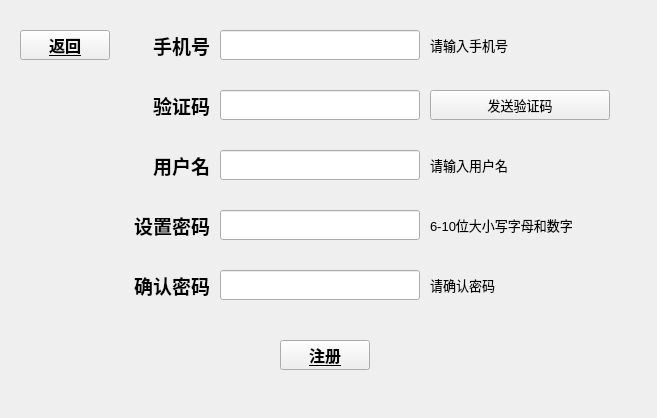
<?xml version="1.0" encoding="UTF-8"?>
<ui version="4.0">
 <class>registerForm</class>
 <widget class="QWidget" name="registerForm">
  <property name="geometry">
   <rect>
    <x>0</x>
    <y>0</y>
    <width>657</width>
    <height>418</height>
   </rect>
  </property>
  <property name="minimumSize">
   <size>
    <width>657</width>
    <height>418</height>
   </size>
  </property>
  <property name="maximumSize">
   <size>
    <width>657</width>
    <height>418</height>
   </size>
  </property>
  <property name="font">
   <font>
    <kerning>false</kerning>
   </font>
  </property>
  <property name="acceptDrops">
   <bool>true</bool>
  </property>
  <property name="windowTitle">
   <string>注册</string>
  </property>
  <property name="autoFillBackground">
   <bool>false</bool>
  </property>
  <widget class="QPushButton" name="backButton">
   <property name="geometry">
    <rect>
     <x>20</x>
     <y>30</y>
     <width>90</width>
     <height>30</height>
    </rect>
   </property>
   <property name="font">
    <font>
     <family>黑体</family>
     <pointsize>12</pointsize>
     <weight>75</weight>
     <italic>false</italic>
     <bold>true</bold>
     <underline>true</underline>
     <kerning>false</kerning>
    </font>
   </property>
   <property name="cursor">
    <cursorShape>PointingHandCursor</cursorShape>
   </property>
   <property name="styleSheet">
    <string notr="true">border-image: url(:/button/button.png);</string>
   </property>
   <property name="text">
    <string>返回</string>
   </property>
  </widget>
  <widget class="QPushButton" name="registerButton">
   <property name="geometry">
    <rect>
     <x>280</x>
     <y>340</y>
     <width>90</width>
     <height>30</height>
    </rect>
   </property>
   <property name="font">
    <font>
     <family>黑体</family>
     <pointsize>12</pointsize>
     <weight>75</weight>
     <bold>true</bold>
     <underline>true</underline>
     <kerning>false</kerning>
    </font>
   </property>
   <property name="cursor">
    <cursorShape>PointingHandCursor</cursorShape>
   </property>
   <property name="styleSheet">
    <string notr="true">border-image: url(:/button/button.png);</string>
   </property>
   <property name="text">
    <string>注册</string>
   </property>
  </widget>
  <widget class="QLabel" name="phoneNumberLabel">
   <property name="geometry">
    <rect>
     <x>100</x>
     <y>30</y>
     <width>110</width>
     <height>30</height>
    </rect>
   </property>
   <property name="font">
    <font>
     <family>黑体</family>
     <pointsize>14</pointsize>
     <weight>75</weight>
     <bold>true</bold>
     <kerning>false</kerning>
    </font>
   </property>
   <property name="text">
    <string>手机号</string>
   </property>
   <property name="alignment">
    <set>Qt::AlignRight|Qt::AlignTrailing|Qt::AlignVCenter</set>
   </property>
  </widget>
  <widget class="QLineEdit" name="numberEdit">
   <property name="geometry">
    <rect>
     <x>220</x>
     <y>30</y>
     <width>200</width>
     <height>30</height>
    </rect>
   </property>
   <property name="sizePolicy">
    <sizepolicy hsizetype="Expanding" vsizetype="Fixed">
     <horstretch>0</horstretch>
     <verstretch>0</verstretch>
    </sizepolicy>
   </property>
   <property name="minimumSize">
    <size>
     <width>200</width>
     <height>30</height>
    </size>
   </property>
   <property name="maximumSize">
    <size>
     <width>200</width>
     <height>30</height>
    </size>
   </property>
   <property name="font">
    <font>
     <pointsize>14</pointsize>
     <kerning>false</kerning>
    </font>
   </property>
   <property name="text">
    <string/>
   </property>
   <property name="echoMode">
    <enum>QLineEdit::Normal</enum>
   </property>
   <property name="placeholderText">
    <string/>
   </property>
   <property name="clearButtonEnabled">
    <bool>true</bool>
   </property>
  </widget>
  <widget class="QLabel" name="password_9">
   <property name="geometry">
    <rect>
     <x>430</x>
     <y>30</y>
     <width>200</width>
     <height>30</height>
    </rect>
   </property>
   <property name="font">
    <font>
     <family>Arial</family>
     <pointsize>10</pointsize>
     <italic>false</italic>
     <kerning>false</kerning>
    </font>
   </property>
   <property name="text">
    <string>请输入手机号</string>
   </property>
  </widget>
  <widget class="QLabel" name="codeLabel">
   <property name="geometry">
    <rect>
     <x>100</x>
     <y>90</y>
     <width>110</width>
     <height>30</height>
    </rect>
   </property>
   <property name="font">
    <font>
     <family>黑体</family>
     <pointsize>14</pointsize>
     <weight>75</weight>
     <bold>true</bold>
     <kerning>false</kerning>
    </font>
   </property>
   <property name="text">
    <string>验证码</string>
   </property>
   <property name="alignment">
    <set>Qt::AlignRight|Qt::AlignTrailing|Qt::AlignVCenter</set>
   </property>
  </widget>
  <widget class="QLineEdit" name="codeEdit">
   <property name="geometry">
    <rect>
     <x>220</x>
     <y>90</y>
     <width>200</width>
     <height>30</height>
    </rect>
   </property>
   <property name="sizePolicy">
    <sizepolicy hsizetype="Expanding" vsizetype="Fixed">
     <horstretch>0</horstretch>
     <verstretch>0</verstretch>
    </sizepolicy>
   </property>
   <property name="minimumSize">
    <size>
     <width>200</width>
     <height>30</height>
    </size>
   </property>
   <property name="maximumSize">
    <size>
     <width>200</width>
     <height>30</height>
    </size>
   </property>
   <property name="font">
    <font>
     <pointsize>14</pointsize>
     <kerning>false</kerning>
    </font>
   </property>
   <property name="maxLength">
    <number>4</number>
   </property>
   <property name="clearButtonEnabled">
    <bool>false</bool>
   </property>
  </widget>
  <widget class="QPushButton" name="sendCodeButton">
   <property name="enabled">
    <bool>true</bool>
   </property>
   <property name="geometry">
    <rect>
     <x>430</x>
     <y>90</y>
     <width>180</width>
     <height>30</height>
    </rect>
   </property>
   <property name="sizePolicy">
    <sizepolicy hsizetype="Expanding" vsizetype="Fixed">
     <horstretch>0</horstretch>
     <verstretch>0</verstretch>
    </sizepolicy>
   </property>
   <property name="font">
    <font>
     <family>Arial</family>
     <pointsize>10</pointsize>
     <weight>50</weight>
     <italic>false</italic>
     <bold>false</bold>
     <stylestrategy>PreferAntialias</stylestrategy>
     <kerning>false</kerning>
    </font>
   </property>
   <property name="cursor">
    <cursorShape>PointingHandCursor</cursorShape>
   </property>
   <property name="styleSheet">
    <string notr="true"/>
   </property>
   <property name="text">
    <string>发送验证码</string>
   </property>
   <property name="autoDefault">
    <bool>false</bool>
   </property>
  </widget>
  <widget class="QLabel" name="usernameLabel">
   <property name="geometry">
    <rect>
     <x>100</x>
     <y>150</y>
     <width>110</width>
     <height>30</height>
    </rect>
   </property>
   <property name="font">
    <font>
     <family>黑体</family>
     <pointsize>14</pointsize>
     <weight>75</weight>
     <bold>true</bold>
     <kerning>false</kerning>
    </font>
   </property>
   <property name="text">
    <string>用户名</string>
   </property>
   <property name="alignment">
    <set>Qt::AlignRight|Qt::AlignTrailing|Qt::AlignVCenter</set>
   </property>
  </widget>
  <widget class="QLabel" name="passwordLabel">
   <property name="geometry">
    <rect>
     <x>100</x>
     <y>210</y>
     <width>110</width>
     <height>30</height>
    </rect>
   </property>
   <property name="font">
    <font>
     <family>黑体</family>
     <pointsize>14</pointsize>
     <weight>75</weight>
     <bold>true</bold>
     <kerning>false</kerning>
    </font>
   </property>
   <property name="text">
    <string>设置密码</string>
   </property>
   <property name="alignment">
    <set>Qt::AlignRight|Qt::AlignTrailing|Qt::AlignVCenter</set>
   </property>
  </widget>
  <widget class="QLabel" name="confirmLabel">
   <property name="geometry">
    <rect>
     <x>100</x>
     <y>270</y>
     <width>110</width>
     <height>30</height>
    </rect>
   </property>
   <property name="font">
    <font>
     <family>黑体</family>
     <pointsize>14</pointsize>
     <weight>75</weight>
     <bold>true</bold>
     <kerning>false</kerning>
    </font>
   </property>
   <property name="text">
    <string>确认密码</string>
   </property>
   <property name="alignment">
    <set>Qt::AlignRight|Qt::AlignTrailing|Qt::AlignVCenter</set>
   </property>
  </widget>
  <widget class="QLabel" name="tel_2">
   <property name="geometry">
    <rect>
     <x>430</x>
     <y>150</y>
     <width>200</width>
     <height>30</height>
    </rect>
   </property>
   <property name="font">
    <font>
     <family>Arial</family>
     <pointsize>10</pointsize>
     <italic>false</italic>
     <kerning>false</kerning>
    </font>
   </property>
   <property name="text">
    <string>请输入用户名</string>
   </property>
  </widget>
  <widget class="QLabel" name="password_3">
   <property name="geometry">
    <rect>
     <x>430</x>
     <y>210</y>
     <width>200</width>
     <height>30</height>
    </rect>
   </property>
   <property name="font">
    <font>
     <family>Arial</family>
     <pointsize>10</pointsize>
     <italic>false</italic>
     <kerning>false</kerning>
    </font>
   </property>
   <property name="text">
    <string>6-10位大小写字母和数字</string>
   </property>
  </widget>
  <widget class="QLabel" name="password_4">
   <property name="geometry">
    <rect>
     <x>430</x>
     <y>270</y>
     <width>200</width>
     <height>30</height>
    </rect>
   </property>
   <property name="font">
    <font>
     <family>Arial</family>
     <pointsize>10</pointsize>
     <italic>false</italic>
     <kerning>false</kerning>
    </font>
   </property>
   <property name="text">
    <string>请确认密码</string>
   </property>
  </widget>
  <widget class="QLineEdit" name="passwordEdit">
   <property name="geometry">
    <rect>
     <x>220</x>
     <y>210</y>
     <width>200</width>
     <height>30</height>
    </rect>
   </property>
   <property name="sizePolicy">
    <sizepolicy hsizetype="Expanding" vsizetype="Fixed">
     <horstretch>0</horstretch>
     <verstretch>0</verstretch>
    </sizepolicy>
   </property>
   <property name="minimumSize">
    <size>
     <width>200</width>
     <height>30</height>
    </size>
   </property>
   <property name="maximumSize">
    <size>
     <width>200</width>
     <height>30</height>
    </size>
   </property>
   <property name="font">
    <font>
     <pointsize>9</pointsize>
    </font>
   </property>
   <property name="echoMode">
    <enum>QLineEdit::Password</enum>
   </property>
   <property name="clearButtonEnabled">
    <bool>true</bool>
   </property>
  </widget>
  <widget class="QLineEdit" name="usernameEdit">
   <property name="geometry">
    <rect>
     <x>220</x>
     <y>150</y>
     <width>200</width>
     <height>30</height>
    </rect>
   </property>
   <property name="sizePolicy">
    <sizepolicy hsizetype="Expanding" vsizetype="Fixed">
     <horstretch>0</horstretch>
     <verstretch>0</verstretch>
    </sizepolicy>
   </property>
   <property name="minimumSize">
    <size>
     <width>200</width>
     <height>30</height>
    </size>
   </property>
   <property name="maximumSize">
    <size>
     <width>200</width>
     <height>30</height>
    </size>
   </property>
   <property name="font">
    <font>
     <pointsize>14</pointsize>
     <kerning>false</kerning>
    </font>
   </property>
   <property name="text">
    <string/>
   </property>
   <property name="echoMode">
    <enum>QLineEdit::Normal</enum>
   </property>
   <property name="placeholderText">
    <string/>
   </property>
   <property name="clearButtonEnabled">
    <bool>true</bool>
   </property>
  </widget>
  <widget class="QLineEdit" name="confirmEdit">
   <property name="geometry">
    <rect>
     <x>220</x>
     <y>270</y>
     <width>200</width>
     <height>30</height>
    </rect>
   </property>
   <property name="sizePolicy">
    <sizepolicy hsizetype="Expanding" vsizetype="Fixed">
     <horstretch>0</horstretch>
     <verstretch>0</verstretch>
    </sizepolicy>
   </property>
   <property name="minimumSize">
    <size>
     <width>200</width>
     <height>30</height>
    </size>
   </property>
   <property name="maximumSize">
    <size>
     <width>200</width>
     <height>30</height>
    </size>
   </property>
   <property name="font">
    <font>
     <pointsize>9</pointsize>
     <kerning>false</kerning>
    </font>
   </property>
   <property name="text">
    <string/>
   </property>
   <property name="echoMode">
    <enum>QLineEdit::Password</enum>
   </property>
   <property name="placeholderText">
    <string/>
   </property>
   <property name="clearButtonEnabled">
    <bool>true</bool>
   </property>
  </widget>
  <widget class="QLabel" name="label">
   <property name="geometry">
    <rect>
     <x>-10</x>
     <y>-60</y>
     <width>691</width>
     <height>541</height>
    </rect>
   </property>
   <property name="styleSheet">
    <string notr="true">image: url(:/register/login_650_400.png);</string>
   </property>
   <property name="text">
    <string/>
   </property>
  </widget>
  <zorder>label</zorder>
  <zorder>backButton</zorder>
  <zorder>registerButton</zorder>
  <zorder>phoneNumberLabel</zorder>
  <zorder>numberEdit</zorder>
  <zorder>password_9</zorder>
  <zorder>codeLabel</zorder>
  <zorder>codeEdit</zorder>
  <zorder>sendCodeButton</zorder>
  <zorder>usernameLabel</zorder>
  <zorder>passwordLabel</zorder>
  <zorder>confirmLabel</zorder>
  <zorder>tel_2</zorder>
  <zorder>password_4</zorder>
  <zorder>passwordEdit</zorder>
  <zorder>password_3</zorder>
  <zorder>usernameEdit</zorder>
  <zorder>confirmEdit</zorder>
 </widget>
 <resources>
  <include location="back.qrc"/>
 </resources>
 <connections>
  <connection>
   <sender>backButton</sender>
   <signal>clicked()</signal>
   <receiver>registerForm</receiver>
   <slot>backtoLogin()</slot>
   <hints>
    <hint type="sourcelabel">
     <x>66</x>
     <y>39</y>
    </hint>
    <hint type="destinationlabel">
     <x>248</x>
     <y>36</y>
    </hint>
   </hints>
  </connection>
  <connection>
   <sender>registerButton</sender>
   <signal>clicked()</signal>
   <receiver>registerForm</receiver>
   <slot>registerSuccess()</slot>
   <hints>
    <hint type="sourcelabel">
     <x>274</x>
     <y>320</y>
    </hint>
    <hint type="destinationlabel">
     <x>410</x>
     <y>320</y>
    </hint>
   </hints>
  </connection>
  <connection>
   <sender>sendCodeButton</sender>
   <signal>clicked()</signal>
   <receiver>registerForm</receiver>
   <slot>sendCode()</slot>
   <hints>
    <hint type="sourcelabel">
     <x>508</x>
     <y>153</y>
    </hint>
    <hint type="destinationlabel">
     <x>507</x>
     <y>255</y>
    </hint>
   </hints>
  </connection>
  <connection>
   <sender>codeEdit</sender>
   <signal>textChanged(QString)</signal>
   <receiver>registerForm</receiver>
   <slot>codeChanged()</slot>
   <hints>
    <hint type="sourcelabel">
     <x>230</x>
     <y>144</y>
    </hint>
    <hint type="destinationlabel">
     <x>27</x>
     <y>148</y>
    </hint>
   </hints>
  </connection>
  <connection>
   <sender>numberEdit</sender>
   <signal>textChanged(QString)</signal>
   <receiver>registerForm</receiver>
   <slot>phoneChanged()</slot>
   <hints>
    <hint type="sourcelabel">
     <x>301</x>
     <y>110</y>
    </hint>
    <hint type="destinationlabel">
     <x>359</x>
     <y>50</y>
    </hint>
   </hints>
  </connection>
 </connections>
 <slots>
  <slot>backtoLogin()</slot>
  <slot>registerSuccess()</slot>
  <slot>sendCode()</slot>
  <slot>codeChanged()</slot>
  <slot>phoneChanged()</slot>
 </slots>
</ui>
